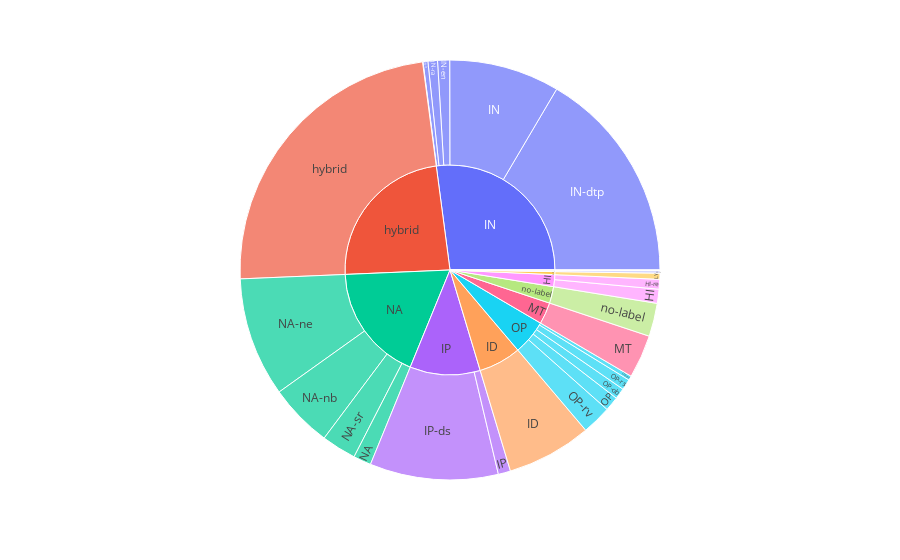

Write notebook code for a chart like this one.
### Code cell
fig.show()

### Figure 1 — Plotly figure (JSON) as saved in the notebook; plotly's stock layout.template omitted (floating-point values rounded to 4 significant figures)
{"data": [{"branchvalues": "total", "domain": {"x": [0, 1], "y": [0, 1]}, "hovertemplate": "labels=%{label}<br>value=%{value}<br>parent=%{parent}<br>id=%{id}<extra></extra>", "ids": ["HI/HI", "HI/HI-re", "ID/ID", "IN/IN", "IN/IN-dtp", "IN/IN-en", "IN/IN-fi", "IN/IN-lt", "IN/IN-ra", "IP/IP", "IP/IP-ds", "LY/LY", "MT/MT", "NA/NA", "NA/NA-nb", "NA/NA-ne", "NA/NA-sr", "OP/OP", "OP/OP-av", "OP/OP-ob", "OP/OP-rs", "OP/OP-rv", "SP/SP", "SP/SP-it", "error/error", "hybrid/hybrid", "no-label/no-label", "HI", "ID", "IN", "IP", "LY", "MT", "NA", "OP", "SP", "error", "hybrid", "no-label"], "labels": ["HI", "HI-re", "ID", "IN", "IN-dtp", "IN-en", "IN-fi", "IN-lt", "IN-ra", "IP", "IP-ds", "LY", "MT", "NA", "NA-nb", "NA-ne", "NA-sr", "OP", "OP-av", "OP-ob", "OP-rs", "OP-rv", "SP", "SP-it", "error", "hybrid", "no-label", "HI", "ID", "IN", "IP", "LY", "MT", "NA", "OP", "SP", "error", "hybrid", "no-label"], "name": "", "parents": ["HI", "HI", "ID", "IN", "IN", "IN", "IN", "IN", "IN", "IP", "IP", "LY", "MT", "NA", "NA", "NA", "NA", "OP", "OP", "OP", "OP", "OP", "SP", "SP", "error", "hybrid", "no-label", "", "", "", "", "", "", "", "", "", "", "", ""], "type": "sunburst", "values": [34454, 23917, 208017, 270598, 525798, 29511, 1046, 11858, 23360, 30147, 314630, 14883, 106152, 43535, 156087, 292596, 85184, 35292, 10661, 26874, 26311, 71956, 1360, 6363, 7, 750722, 81476, 58371, 208017, 862171, 344777, 14883, 106152, 577402, 171094, 7723, 7, 750722, 81476]}], "layout": {"legend": {"tracegroupgap": 0}, "margin": {"t": 60}}}
